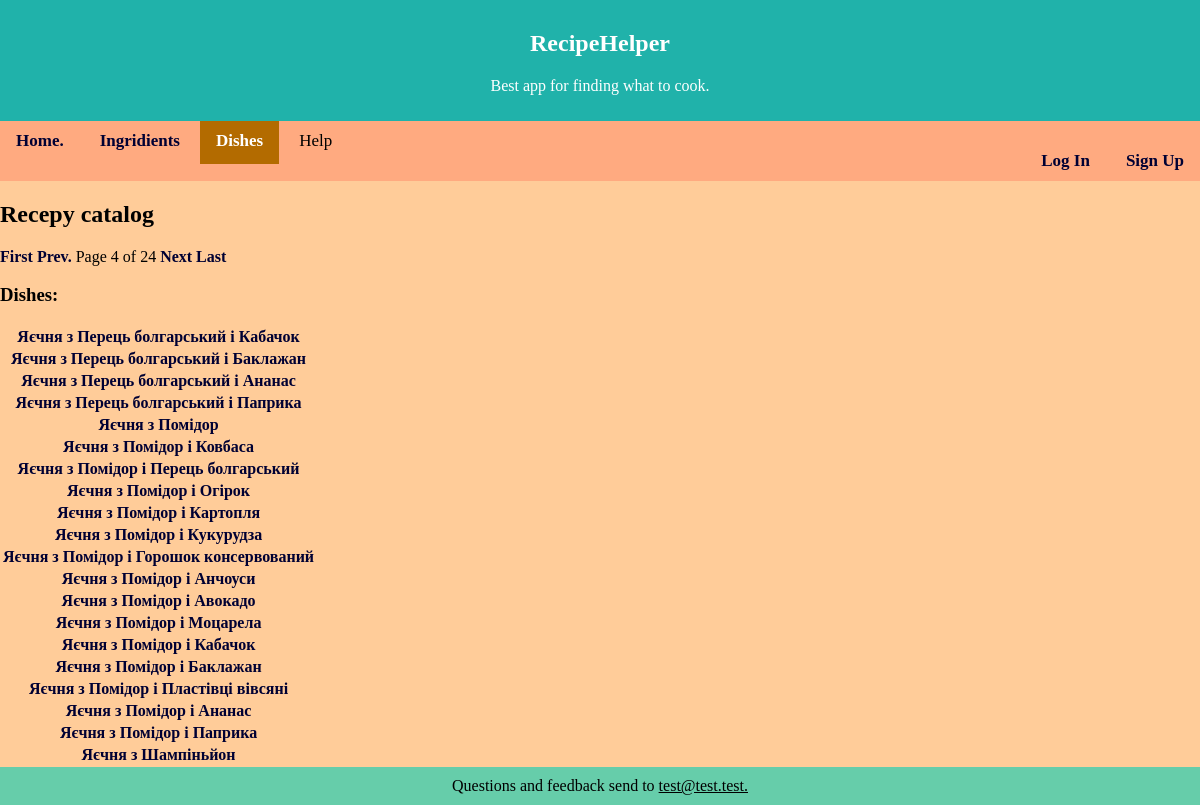
Screenshot of /recipe/?page=4 with the database file from the repository.
### Picker/models.py (models this page shows, shortened)
class Dish(models.Model):
    name = models.CharField(max_length = 100)
    description = models.TextField(blank=True, default='')

### Picker/views.py (the view, shortened to what this page needs)
# urls.py: path('recipe/', views.catalog_recipe, name='catalog'),
def catalog_recipe(request):
    dish_list = Dish.objects.all().order_by('id')
    paginator = Paginator(dish_list, 20)
    page = request.GET.get('page')
    menu = paginator.get_page(page)
    template = loader.get_template('catalog.html')
    context = {
        'menu': menu,
    }
    return HttpResponse(template.render(context, request))

### templates/catalog.html (shortened to what this page needs)
{% extends 'base.html' %}
{% load static %}
{% block nav %}
    <a href="{% url 'index' %}">Home.</a>
    <a href="{% url 'ing_cat' %}">Ingridients</a>
    <a class="active" href="{% url 'catalog' %}">Dishes</a>
    <a>Help</a>
{% endblock %}
{% block content %}
<h2>Recepy catalog</h2>
<div class="pagination">
    <span class="step-links">
        {% if menu.has_previous %}
            <a href="?page=1">First</a>
            <a href="?page={{ menu.previous_page_number }}">Prev.</a>
        {% endif %}
        <span class="current">
            Page {{ menu.number }} of {{ menu.paginator.num_pages }}
        </span>
        {% if menu.has_next %}
            <a href="?page={{ menu.next_page_number }}">Next</a>
            <a href="?page={{ menu.paginator.num_pages }}">Last</a>
        {% endif %}
    </span>
</div>
<h3>Dishes:</h3>
{% if menu %}
<table>
    {% for dish in menu %}
    <tr>
    <th><a href="/recipe/{{ dish.id }} "> {{ dish.name }} </a></th>
    </tr>
    {% endfor %}
</table>
{% endif %}
{% endblock %}

### static/first.css (style rules this page uses)
html, body { background-color: #ffcc99; margin: 0; padding: 0; top: 0; left: 0; }
nav a { color: black; text-align: center; padding: 14px 16px; text-decoration: none; font-size: 17px; }
nav a.active { background-color: #b36b00; color: white; }
a:link, a:visited { text-decoration: none; font-weight: bold; color: #000033; }

### rows the page displays
Dish: name "Яєчня з Перець болгарський і Кабачок"
Dish: name "Яєчня з Перець болгарський і Баклажан"
Dish: name "Яєчня з Перець болгарський і Ананас"
Dish: name "Яєчня з Перець болгарський і Паприка"
Dish: name "Яєчня з Помідор"
Dish: name "Яєчня з Помідор і Ковбаса"
Dish: name "Яєчня з Помідор і Перець болгарський"
Dish: name "Яєчня з Помідор і Огірок"
Dish: name "Яєчня з Помідор і Картопля"
Dish: name "Яєчня з Помідор і Кукурудза"
Dish: name "Яєчня з Помідор і Горошок консервований"
Dish: name "Яєчня з Помідор і Анчоуси"
Dish: name "Яєчня з Помідор і Авокадо"
Dish: name "Яєчня з Помідор і Моцарела"
Dish: name "Яєчня з Помідор і Кабачок"
Dish: name "Яєчня з Помідор і Баклажан"
Dish: name "Яєчня з Помідор і Пластівці вівсяні"
Dish: name "Яєчня з Помідор і Ананас"
Dish: name "Яєчня з Помідор і Паприка"
Dish: name "Яєчня з Шампіньйон"

### other values shown
{{ menu.number }} "4"
{{ menu.paginator.num_pages }} "24"
